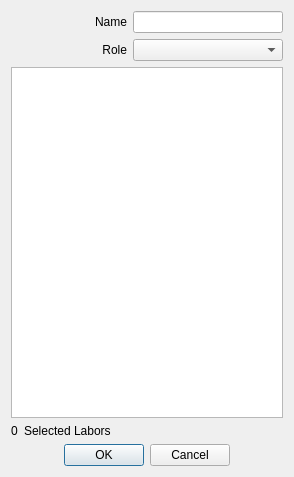
<?xml version="1.0" encoding="UTF-8"?>
<ui version="4.0">
 <class>SuperLaborEditor</class>
 <widget class="QDialog" name="SuperLaborEditor">
  <property name="geometry">
   <rect>
    <x>0</x>
    <y>0</y>
    <width>294</width>
    <height>477</height>
   </rect>
  </property>
  <property name="windowTitle">
   <string>Super Labor</string>
  </property>
  <property name="windowIcon">
   <iconset resource="../images.qrc">
    <normaloff>:/img/hammer.png</normaloff>:/img/hammer.png</iconset>
  </property>
  <layout class="QVBoxLayout" name="verticalLayout">
   <item>
    <layout class="QHBoxLayout" name="horizontalLayout" stretch="1,2">
     <item>
      <widget class="QLabel" name="lbl_name">
       <property name="sizePolicy">
        <sizepolicy hsizetype="Expanding" vsizetype="Preferred">
         <horstretch>0</horstretch>
         <verstretch>0</verstretch>
        </sizepolicy>
       </property>
       <property name="text">
        <string>Name</string>
       </property>
       <property name="alignment">
        <set>Qt::AlignRight|Qt::AlignTrailing|Qt::AlignVCenter</set>
       </property>
       <property name="buddy">
        <cstring>name_edit</cstring>
       </property>
      </widget>
     </item>
     <item>
      <widget class="QLineEdit" name="name_edit">
       <property name="minimumSize">
        <size>
         <width>150</width>
         <height>0</height>
        </size>
       </property>
       <property name="maximumSize">
        <size>
         <width>150</width>
         <height>16777215</height>
        </size>
       </property>
      </widget>
     </item>
    </layout>
   </item>
   <item>
    <layout class="QHBoxLayout" name="horizontalLayout_5" stretch="1,0">
     <item>
      <widget class="QLabel" name="lbl_roles">
       <property name="text">
        <string>Role</string>
       </property>
       <property name="alignment">
        <set>Qt::AlignRight|Qt::AlignTrailing|Qt::AlignVCenter</set>
       </property>
       <property name="buddy">
        <cstring>name_edit</cstring>
       </property>
      </widget>
     </item>
     <item>
      <widget class="QComboBox" name="cb_roles">
       <property name="minimumSize">
        <size>
         <width>150</width>
         <height>0</height>
        </size>
       </property>
       <property name="maximumSize">
        <size>
         <width>150</width>
         <height>16777215</height>
        </size>
       </property>
      </widget>
     </item>
    </layout>
   </item>
   <item>
    <widget class="QListWidget" name="labor_list">
     <property name="editTriggers">
      <set>QAbstractItemView::NoEditTriggers</set>
     </property>
     <property name="selectionMode">
      <enum>QAbstractItemView::NoSelection</enum>
     </property>
     <property name="uniformItemSizes">
      <bool>true</bool>
     </property>
     <property name="sortingEnabled">
      <bool>false</bool>
     </property>
    </widget>
   </item>
   <item>
    <layout class="QHBoxLayout" name="horizontalLayout_2" stretch="0,0">
     <item>
      <widget class="QLabel" name="lbl_count">
       <property name="sizePolicy">
        <sizepolicy hsizetype="Minimum" vsizetype="Preferred">
         <horstretch>0</horstretch>
         <verstretch>0</verstretch>
        </sizepolicy>
       </property>
       <property name="minimumSize">
        <size>
         <width>0</width>
         <height>0</height>
        </size>
       </property>
       <property name="maximumSize">
        <size>
         <width>25</width>
         <height>16777215</height>
        </size>
       </property>
       <property name="text">
        <string>0</string>
       </property>
      </widget>
     </item>
     <item>
      <widget class="QLabel" name="lbl_selection_count">
       <property name="sizePolicy">
        <sizepolicy hsizetype="Expanding" vsizetype="Preferred">
         <horstretch>0</horstretch>
         <verstretch>0</verstretch>
        </sizepolicy>
       </property>
       <property name="text">
        <string>Selected Labors</string>
       </property>
      </widget>
     </item>
    </layout>
   </item>
   <item>
    <layout class="QHBoxLayout" name="horizontalLayout_3">
     <item>
      <widget class="QDialogButtonBox" name="buttonBox">
       <property name="orientation">
        <enum>Qt::Horizontal</enum>
       </property>
       <property name="standardButtons">
        <set>QDialogButtonBox::Cancel|QDialogButtonBox::Ok</set>
       </property>
       <property name="centerButtons">
        <bool>true</bool>
       </property>
      </widget>
     </item>
    </layout>
   </item>
  </layout>
 </widget>
 <resources>
  <include location="../images.qrc"/>
 </resources>
 <connections>
  <connection>
   <sender>buttonBox</sender>
   <signal>rejected()</signal>
   <receiver>SuperLaborEditor</receiver>
   <slot>reject()</slot>
   <hints>
    <hint type="sourcelabel">
     <x>146</x>
     <y>455</y>
    </hint>
    <hint type="destinationlabel">
     <x>146</x>
     <y>238</y>
    </hint>
   </hints>
  </connection>
 </connections>
</ui>
